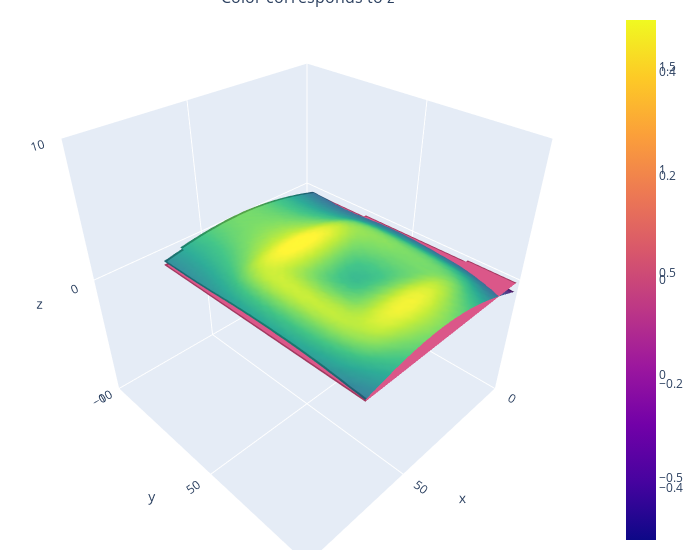

Notebook code for this chart:
### Code cell
import plotly.graph_objects as go
from plotly.subplots import make_subplots
fig = make_subplots(rows=1, cols=1,
                    specs=[[{'is_3d': True}]],
                    subplot_titles=['Color corresponds to z'],
                    )

fig.add_trace(go.Surface(x=np.add(_1500y,base[0]).values,
                         y=np.add(_1500x,base[1]).values,
                         z=np.add(_1500z,base[2]).values,
                         colorscale='viridis'
                         ), 1, 1)
fig.add_trace(go.Surface(x=base[0],y=base[1],z=base[2],
                         colorscale='plasma'
                         ), 1, 1)
fig.update_layout( scene = dict(
        xaxis = dict(nticks=4, range=[0,90],),
                     yaxis = dict(nticks=4, range=[0,90],),
                     zaxis = dict(nticks=4, range=[-10,10],),),
    width=700,
    margin=dict(r=20, l=10, b=10, t=10))

### Figure 1 — Plotly figure (JSON) as saved in the notebook; plotly's stock layout.template omitted (floating-point values rounded to 4 significant figures; data arrays with more than 128 entries replaced by an {"elided": "..."} marker saying what was removed)
{"data": [{"colorscale": [[0.0, "#440154"], [0.1111, "#482878"], [0.2222, "#3e4989"], [0.3333, "#31688e"], [0.4444, "#26828e"], [0.5556, "#1f9e89"], [0.6667, "#35b779"], [0.7778, "#6ece58"], [0.8889, "#b5de2b"], [1.0, "#fde725"]], "scene": "scene", "type": "surface", "x": {"elided": "73x96 float values"}, "y": {"elided": "73x96 float values"}, "z": {"elided": "73x96 float values"}}, {"colorscale": [[0.0, "#0d0887"], [0.1111, "#46039f"], [0.2222, "#7201a8"], [0.3333, "#9c179e"], [0.4444, "#bd3786"], [0.5556, "#d8576b"], [0.6667, "#ed7953"], [0.7778, "#fb9f3a"], [0.8889, "#fdca26"], [1.0, "#f0f921"]], "scene": "scene", "type": "surface", "x": {"elided": "73x96 float values"}, "y": {"elided": "73x96 float values"}, "z": {"elided": "73x96 float values"}}], "layout": {"annotations": [{"font": {"size": 16}, "showarrow": false, "text": "Color corresponds to z", "x": 0.5, "xanchor": "center", "xref": "paper", "y": 1.0, "yanchor": "bottom", "yref": "paper"}], "margin": {"b": 10, "l": 10, "r": 20, "t": 10}, "scene": {"domain": {"x": [0.0, 1.0], "y": [0.0, 1.0]}, "xaxis": {"nticks": 4, "range": [0, 90]}, "yaxis": {"nticks": 4, "range": [0, 90]}, "zaxis": {"nticks": 4, "range": [-10, 10]}}, "width": 700}}
